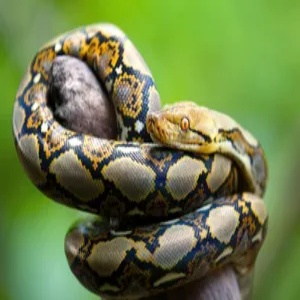
#> input picture images/resized_image.jpg, 300 x 300 px, found by its file name
$ python cropping.py
#> lines starting #> are read from the running program, lines starting #| are printed output that depends on the picture
import cv2

image = cv2.imread('./images/resized_image.jpg')
#> image is the input picture: shape (300, 300, 3); mean B, G, R 73.8, 126.8, 108.7

if image is not None:
    cropped_image = image[50:200, 100:300] #crop the image to a specific region
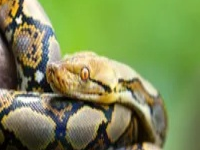
#> cropped_image: shape (150, 200, 3); mean B, G, R 83.6, 140, 124.5
    cv2.imshow('Original Image', image) #open the original image in a window
    cv2.imshow('Cropped Image', cropped_image) #open the cropped image in a window
    cv2.waitKey(0) #wait for a key press to close the window
    cv2.destroyAllWindows() #close the window
else:
    print("Error: Could not load image.")

$ run again, with images/dog.jpeg copied over images/resized_image.jpg
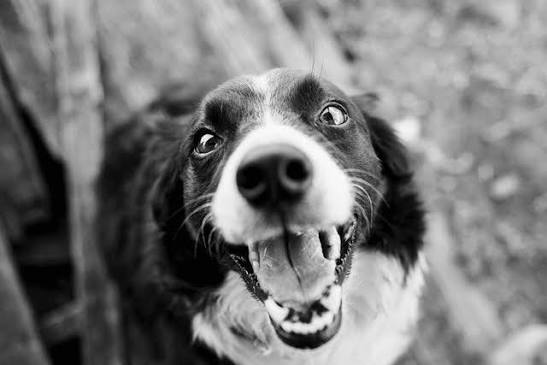
#> input picture images/dog.jpeg, 547 x 365 px, found by its file name
#> image is the input picture: shape (365, 547, 3); min 0, max 255, mean 120.7
#> `cropped_image = image[50:200, 100:300]`:
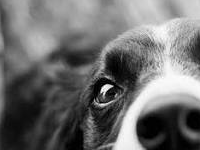
#> cropped_image: shape (150, 200, 3); min 0, max 255, mean 109.6
